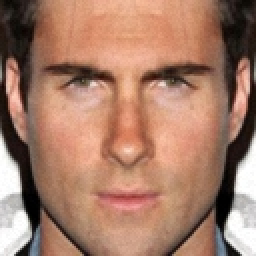
#> input picture alignment/sample_128.jpg, 128 x 128 px, given in place of the camera (shown 2 times larger)
$ python base.py
#> lines starting #> are read from the running program, lines starting #| are printed output that depends on the picture
### vstream/cv.py
# -*- coding: utf-8 -*-
"""
Author: BillStark001
Update: 2018/02/23
"""

import cv2
import numpy as np
import matplotlib.pyplot as plt
import threading

FlipCodes={(1,0):1,(0,1):0,(1,1):-1}

class VStream:

    def __init__(self,Mirror=(1,0),FrameSize=(800,600)):
        self.capturing=False
        self.current_im=None
        self.cap=cv2.VideoCapture(0)
        self.cap.release()
        self.Mirror=Mirror
        self.FrameSize=FrameSize
        self.Tget=threading.Thread(target=self.getCurrentIMG,args=())
        self.IMGProcess=None
        self.IMGPArgs=()

    def getCurrentIMG(self):
        if not self.capturing:return None
        ok1,self.current_im=self.cap.read()
        #if not ok1:return None
        #else:
        try:
            code=FlipCodes[self.Mirror]
            self.current_im=cv2.flip(self.current_im,code)
        except KeyError:
            pass
        if self.IMGProcess!=None:
            self.current_im=self.IMGProcess(self.current_im)
        return self.current_im

    def startCapture(self):
        if self.capturing==True:return
        self.capturing=True
        self.cap=cv2.VideoCapture(0)
        if not self.cap.isOpened:
            print('[VStream]Cannot reach camera device!')
            self.cap.release()
            self.capturing=False
        self.cap.set(cv2.CAP_PROP_FRAME_WIDTH,self.FrameSize[0])
        self.cap.set(cv2.CAP_PROP_FRAME_HEIGHT,self.FrameSize[1])
        #self.Tget.start()


    # [5 lines left out: function changeProcess, not called in this run]
        #print(self.IMGPArgs)

    def activeteProcess(self):
        self.IMGThread.start()
        self.IMGThread.join()


    # [8 lines left out: function showCapture, not called in this run]
    '''
    def showCapture(self,wait=10,key='q'):
        try:
            t=threading.Thread(self.sc,args=(wait,key))
            t.start()
            t.join()
            print(2)
        except:
            pass
    '''
    def stopCapture(self):
        if self.capturing==False:return
        self.cap.release()
        cv2.destroyAllWindows()
        self.capturing=False

# [4 lines left out: function RGB2GRAY, not called in this run]

# [9 lines that do not run on import are left out]

### face_detect/cv.py
# -*- coding: utf-8 -*-
"""
Author: BillStark001
Update: 2018/02/23
"""

import cv2
import numpy as np
#import parent.vstream.cv as VStream

CASC_PATH = 'cv_haarcascade_files\\haarcascade_frontalface_default.xml'

def detectFace(image):
    if image is None:return []
    Cascade=cv2.CascadeClassifier('cv_haarcascade_files/haarcascade_frontalface_default.xml')
    #if image is not None:print(image.scale)
    #print(np.array(image).size)
    #print(image)
    coors=Cascade.detectMultiScale(image,scaleFactor=1.3,minNeighbors=5)
    return coors

def drawFaceCoor(image,coors,color=(0,255,0),width=1):
    for coor in coors:
        [x,y,w,h]=coor
        image=cv2.rectangle(image,(x,y),(x+w,y+h),color,width)
    return image

def splitbyCoor(image,coors,resize=False,size=(48,48),bias=0):
    faces=[]
    for coor in coors:
        face=image[coor[1]-bias:(coor[1]+coor[2])+bias,coor[0]-bias:(coor[0]+coor[3])+bias]
        if resize:
            try:
                face=cv2.resize(face,size,interpolation=cv2.INTER_CUBIC)
            except Exception:pass
        faces.append(face)
    return faces

def saveFaces(faces,path='face_%d.png'):
    print(faces)
    for i in range(len(faces)):
        cv2.imwrite(path%i,faces[i])

# [20 lines that do not run on import are left out]

### base.py
# -*- coding: utf-8 -*-
"""
Author: BillStark001
Update: 2018/02/23
"""

#LOCAL
import vstream.cv as vst
import face_detect.cv as detect
#OTHERS
import cv2
import numpy as np
import matplotlib.pyplot as plt
import threading

Input=vst.VStream((1,0),(1280,720))

def detectAndDraw(image=Input.getCurrentIMG()):
    #print(image)
    coors=detect.detectFace(image)
    image=detect.drawFaceCoor(image,coors)
    detect.saveFaces(detect.splitbyCoor(image,coors))
    return image

def showDetect(Wait=10,Key='q'):
    while(1):
        image=Input.getCurrentIMG()
#> in getCurrentIMG, self.current_im is the input picture: shape (128, 128, 3); mean B, G, R 104.1, 124.1, 166.2
        cv2.imshow('Capturing',detectAndDraw(image))
#> in detectFace, `coors=Cascade.detectMultiScale(image,scaleFactor=1.3,minNeighbors=5)`: coors = [[7, 4, 116, 116]]
#> the loop in drawFaceCoor, `for coor in coors:` made 1 pass
#> pass 1, in drawFaceCoor, `image=cv2.rectangle(image,(x,y),(x+w,y+h),color,width)`:
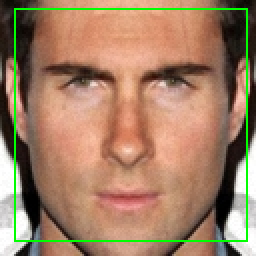
#> image: shape (128, 128, 3) (shown 2 times larger); mean B, G, R 100.8, 127.6, 161.7
#> the loop in splitbyCoor, `for coor in coors:` made 1 pass
#> pass 1, in splitbyCoor, `face=image[coor[1]-bias:(coor[1]+coor[2])+bias,coor[0]-bias:(coor[0]+c..`:
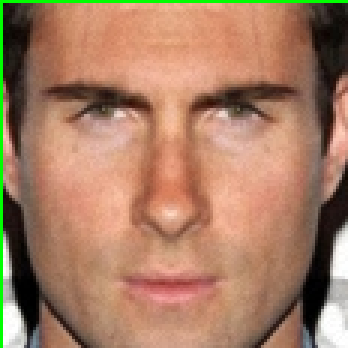
#> face: shape (116, 116, 3) (shown 3 times larger); mean B, G, R 99.7, 125.7, 167.1
#> after the loop in splitbyCoor, `for coor in coors:`: faces = 1 item
#> (printed output is left out)
#> the loop in saveFaces, `for i in range(len(faces)):` made 1 pass

        if cv2.waitKey(Wait)&0xFF==ord(Key):break
#> (key q is pressed here)

if __name__=='__main__':
    Input.startCapture()
    showDetect()#Input.showCapture(source=detectAndDraw())
    Input.stopCapture()

$ run again, on alignment/3.jpg
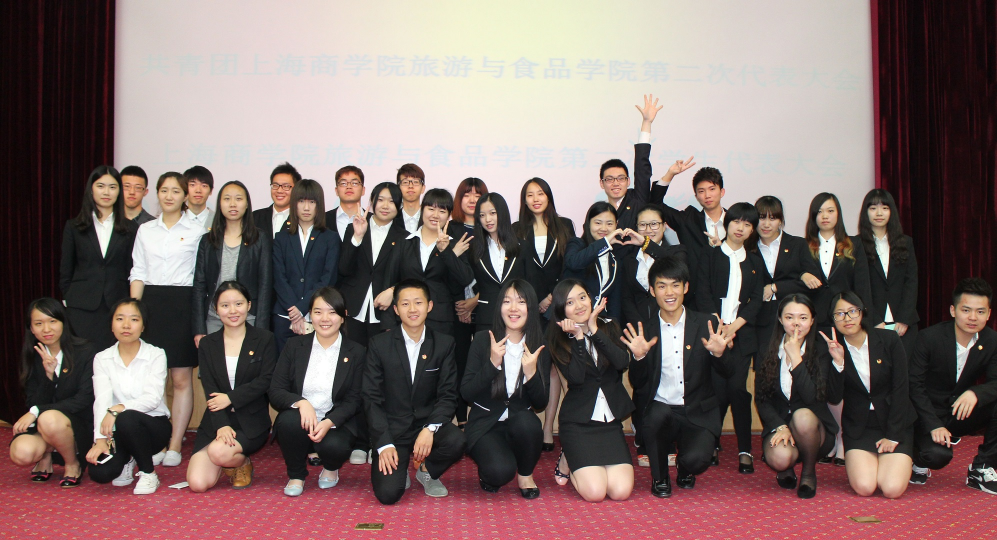
#> input picture alignment/3.jpg, 1994 x 1080 px, given in place of the camera (shown at 1/2 size)
#> in getCurrentIMG, self.current_im is the input picture: shape (1080, 1994, 3); mean B, G, R 105.1, 108.1, 126.9
#> in detectFace, `coors=Cascade.detectMultiScale(image,scaleFactor=1.3,minNeighbors=5)`: coors = 31 rows, first 6: [548, 357, 61, 61], [894, 368, 57, 57], [1199, 384, 51, 51], [1353, 385, 56, 56], [991, 408, 54, 54], [733, 334, 62, 62]
#> the loop in drawFaceCoor, `for coor in coors:` made 31 passes
#> after the loop in drawFaceCoor, `for coor in coors:`:
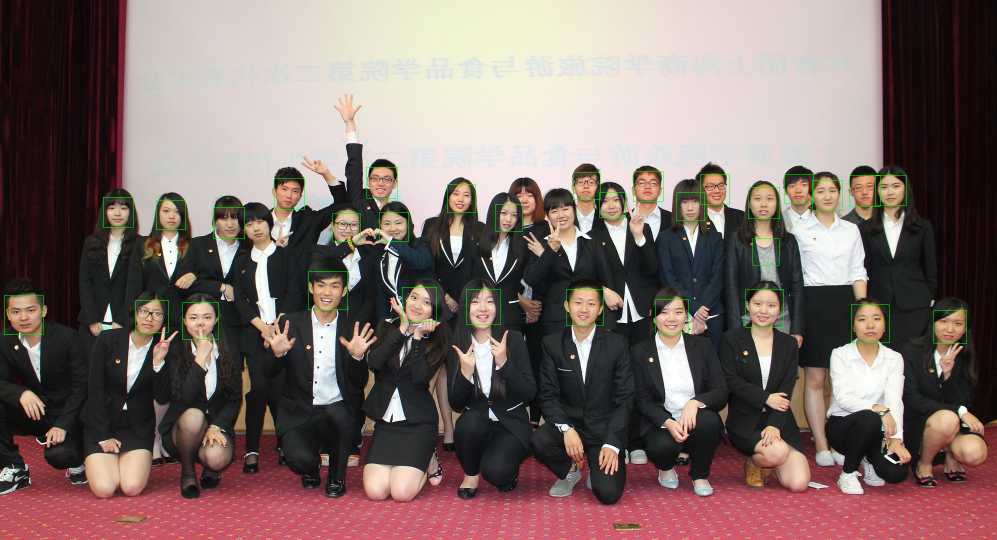
#> image: shape (1080, 1994, 3) (shown at 1/2 size); mean B, G, R 104.8, 108.7, 126.6
#> the loop in splitbyCoor, `for coor in coors:` made 31 passes
#> pass 3, in splitbyCoor, `face=image[coor[1]-bias:(coor[1]+coor[2])+bias,coor[0]-bias:(coor[0]+c..`:
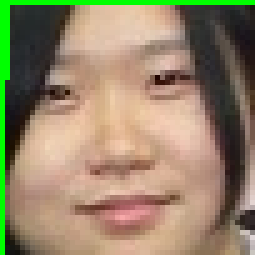
#> face: shape (51, 51, 3) (shown 5 times larger); mean B, G, R 105, 133.5, 148.7
#> after the loop in splitbyCoor, `for coor in coors:`: faces = 31 items
#> (printed output is left out)
#> the loop in saveFaces, `for i in range(len(faces)):` made 31 passes
